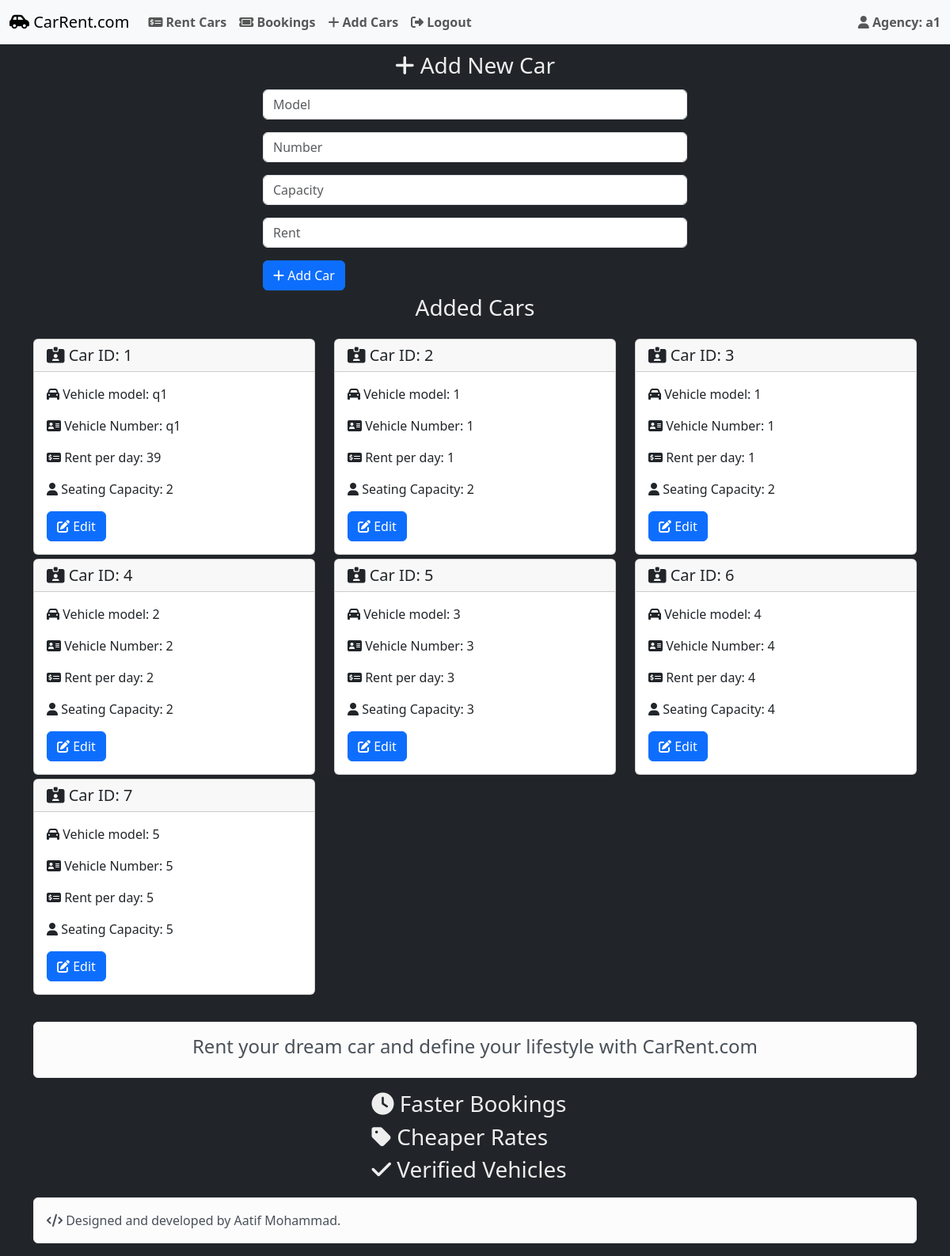
Screenshot of /AddNewCars.php (signed in) with the database file from the repository.
### tables this page shows
CREATE TABLE `cars` (
  `car_id` int(250) NOT NULL,
  `model` varchar(250) NOT NULL,
  `number` varchar(250) NOT NULL,
  `capacity` int(250) NOT NULL,
  `rent` int(250) NOT NULL,
  `agency_id` int(250) NOT NULL,
  `status` text NOT NULL DEFAULT 'available',
  `time` timestamp NOT NULL DEFAULT current_timestamp()
);

### AddNewCars.php (the view, shortened to what this page needs)
<?php
include 'nav.php';
?>
    <div class="container">
      <div class="row justify-content-md-center">
        <div class="col-sm-12 text-center">
          <h3><i class="fa-sharp fa-solid fa-plus"></i> Add New Car</h3>
        </div>
        <div class="col-sm-6">
          <form method="post" action="<?php echo htmlspecialchars($_SERVER["PHP_SELF"]);?>">
            <div class="input-group mb-3">
              <input
                name="model"
                type="text"
                class="form-control"
                placeholder="Model"
                aria-label="Example text with button addon"
                aria-describedby="button-addon1"
                required
              />
            </div>
            <div class="input-group mb-3">
              <input
                name="number"
                type="text"
                class="form-control"
                placeholder="Number"
                aria-label="Example text with button addon"
                aria-describedby="button-addon1"
                required
              />
            </div>
            <div class="input-group mb-3">
              <input
                name="capacity"
                type="number"
                class="form-control"
                placeholder="Capacity"
                min="2"
                max="12"
                aria-label="Example text with button addon"
                aria-describedby="button-addon1"
                required
              />
            </div>
            <div class="input-group mb-3">
              <input
                name="rent"
                type="number"
                class="form-control"
                placeholder="Rent"
                min="1"
                aria-label="Example text with button addon"
                aria-describedby="button-addon1"
                required
              />
            </div>
            <button type="submit" class="btn btn-primary"><i class="fa-sharp fa-solid fa-plus"></i> Add Car</button>
          </form>
        </div>
        <h3 class="text-center">Added Cars</h3>
      </div>
    </div>
<?php
$id=$_SESSION['id'];
$qr="SELECT * FROM cars WHERE agency_id='$id' ";
$res=mysqli_query($con,$qr);
?>
    <div class="container">
      <div class="row row-cols-1 row-cols-sm-2 row-cols-md-3">
<?php
  while($dis=mysqli_fetch_assoc($res)){
?>
        <div class="col">
          <div class="card">
            <h5 class="card-header"><i class="fa-sharp fa-solid fa-id-card-clip"></i> Car ID: <?php echo $dis['car_id']; ?></h5>
            <div class="card-body">
              <p class="card-text"><i class="fa-sharp fa-solid fa-car"></i> Vehicle model: <?php echo $dis['model']; ?></p>
              <p class="card-text"><i class="fa-sharp fa-solid fa-address-card"></i> Vehicle Number: <?php echo $dis['number']; ?></p>
              <p class="card-text"><i class="fa-sharp fa-solid fa-money-check-dollar"></i> Rent per day: <?php echo $dis['rent']; ?></p>
              <p class="card-text"><i class="fa-sharp fa-solid fa-user"></i> Seating Capacity: <?php echo $dis['capacity']; ?></p>
              <p class="card-text"><a class="btn btn-primary" href="edit.php?id=<?php echo $dis['car_id']; ?>"><i class="fa-sharp fa-solid fa-edit"></i> Edit</a></p>
            </div>
          </div>
        </div>
<?php
  }
    ?>
      </div>
    </div>
  </body>
</html>
<?php
include 'footer.php';
?>

### style.css (style rules this page uses)
h3 { color: #eee; }
form { margin: 5px; }
.container { margin-top: 10px; }
.card { margin-top: 5px; }

### rows the page displays
cars: car_id "1", model "q1", number "q1", rent "39", capacity "2"
cars: car_id "2", model "1", number "1", rent "1", capacity "2"
cars: car_id "3", model "1", number "1", rent "1", capacity "2"
cars: car_id "4", model "2", number "2", rent "2", capacity "2"
cars: car_id "5", model "3", number "3", rent "3", capacity "3"
cars: car_id "6", model "4", number "4", rent "4", capacity "4"
cars: car_id "7", model "5", number "5", rent "5", capacity "5"

### other values shown
$_SESSION['name'] "a1"
